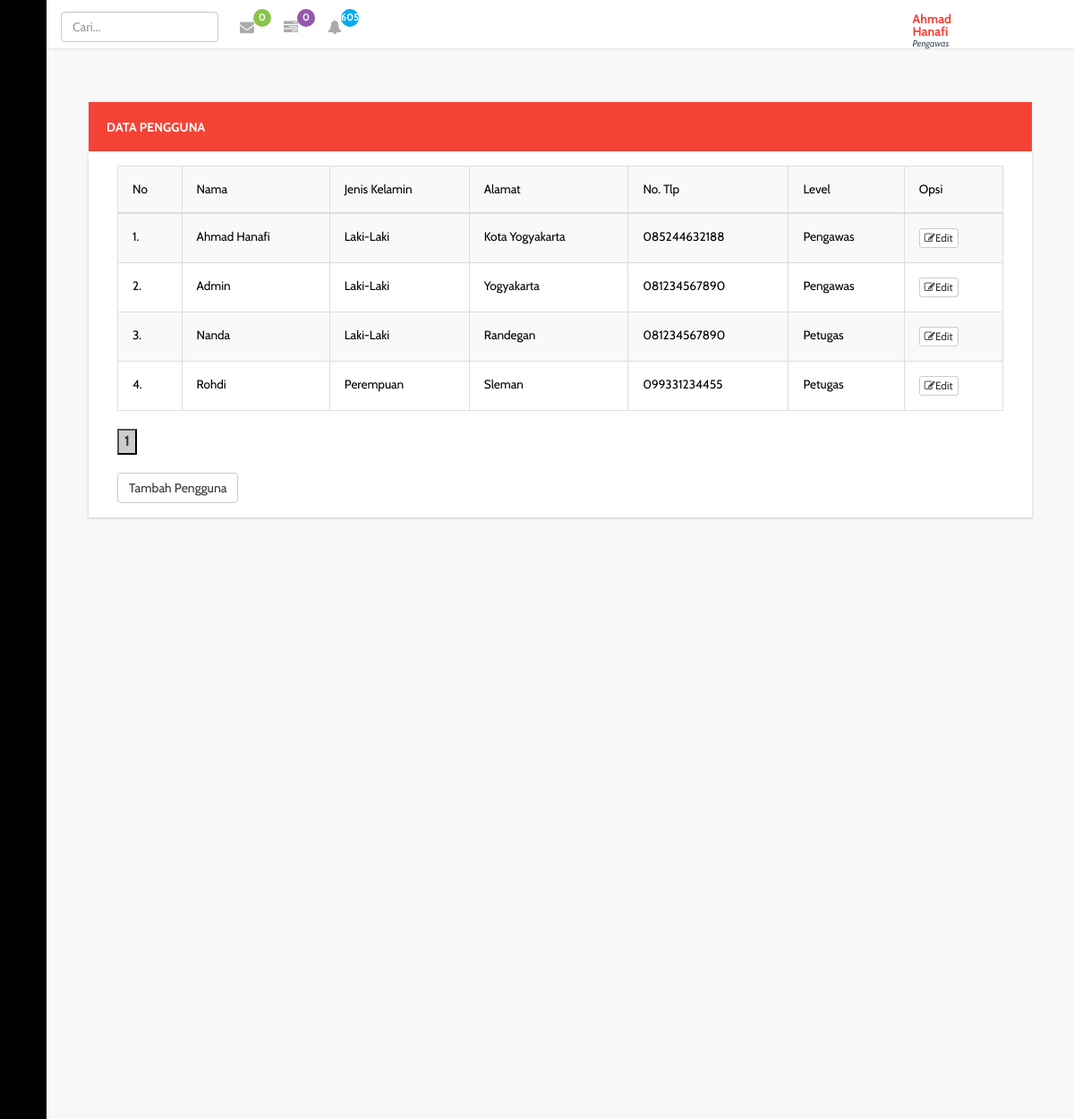
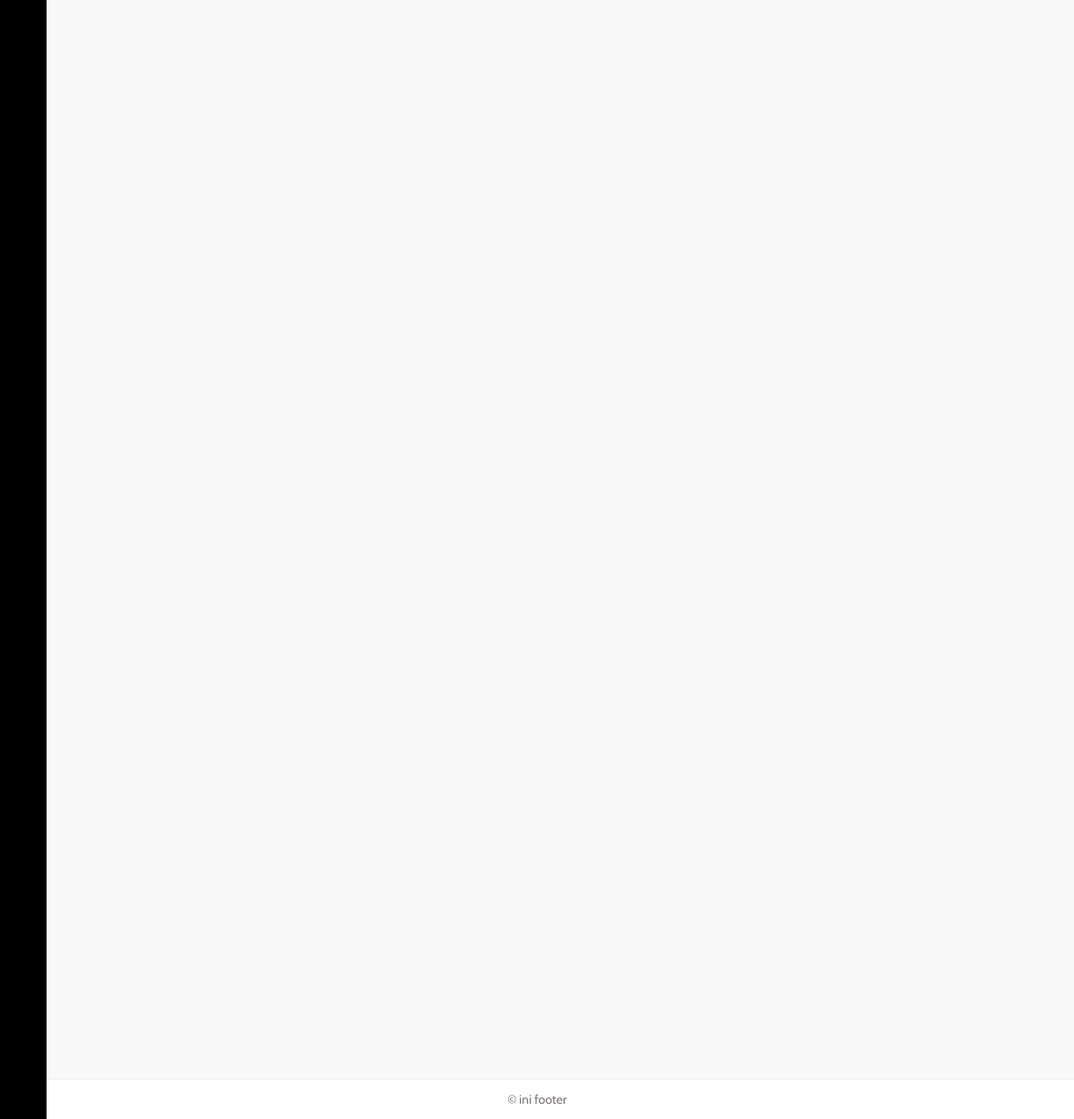
The page /supervi/index.php?page=dtmngusr (signed in) on the database its author committed (2 pictures, top to bottom).
### tables this page shows
CREATE TABLE `user` (
  `id_ptgs` varchar(20) NOT NULL,
  `nm_ptgs` varchar(20) NOT NULL,
  `jk` char(1) NOT NULL,
  `passwd` varchar(255) NOT NULL,
  `almt` varchar(255) NOT NULL,
  `no_tlp` varchar(13) NOT NULL,
  `lvl` int(11) NOT NULL
);

### models/m_dttrans.php (called while the page is built, shortened)
<?php
class TransMasuk {
	private $mysqli;
	function __construct($conn) {
		$this->mysqli = $conn;
	}
	public function tampilnot () {
		$db = $this->mysqli->conn;
		$sql = "SELECT transbrg_msk.transbrg_msk, transbrg_msk.hrg, transbrg_msk.jmlh, transbrg_msk.jmlhesc,  transbrg_msk.satuan, transbrg_msk.expr, tb_brg.kd_brg, tb_brg.nm_brg, trans_msk.nm_supp, trans_msk.almtsupp, trans_msk.tlpsup, datediff(current_date(), transbrg_msk.expr) as selisih FROM transbrg_msk INNER JOIN trans_msk on transbrg_msk.transmsk=trans_msk.transmsk JOIN tb_brg ON transbrg_msk.kd_brg=tb_brg.kd_brg WHERE datediff(current_date(), transbrg_msk.expr) >= -7 and datediff(current_date(), transbrg_msk.expr) <=7 and transbrg_msk.jmlhesc > 0";
		$query = $db->query($sql) or die ($db->error);
		return $query;
	}
}
?>

### models/m_trans.php (called while the page is built, shortened)
<?php
class Trans {
	private $mysqli;
	function __construct($conn) {
		$this->mysqli = $conn;
	}
	public function tampilnot ($id = null) {
		$db = $this->mysqli->conn;
		$sql = "SELECT `transmsk`,`nm_supp`,`almtsupp`,`tlpsup`,`tottrans`,`byr`,`tempo`,`tgltrans`, datediff(current_date(), tempo) as selisih FROM `trans_msk` WHERE byr='Piutang' AND tempo >= current_date()";
		$query = $db->query($sql) or die ($db->error);
		return $query;
	}
}
?>

### models/m_barang.php (called while the page is built, shortened)
<?php
class Barang {
	private $mysqli;
	function __construct($conn) {
		$this->mysqli = $conn;
	}
	public function tampilnotv2 ($istk) {
		$db = $this->mysqli->conn;
		$sql = "SELECT * FROM tb_brg";
		if ($istk != null) {
		$sql .= " WHERE stk <= $istk";
		}
		$query = $db->query($sql) or die ($db->error);
		return $query;
	}
}
?>

### models/m_user.php (called while the page is built, shortened)
<?php
class User {
	private $mysqli;
	function __construct($conn) {
		$this->mysqli = $conn;
	}
	public function tampil ($id = null) {
		$db = $this->mysqli->conn;
		$sql = "SELECT * FROM user";
		$query = $db->query($sql) or die ($db->error);
		return $query;
	}
	public function tampillimit ($posisi,$batas) {
		$db = $this->mysqli->conn;
		$sql = "SELECT * FROM user LIMIT $posisi, $batas";
		$query = $db->query($sql) or die ($db->error);
		return $query;
	}
}
?>

### views/dtmngusr.php (the view, shortened to what this page needs)
<?php
include "../models/m_user.php";
$Usr = new User($connection);
?>
<div class="graphs">
	<div class="col-lg-12">
		<div class="panel panel-warning" data-widget="{&quot;draggable&quot;: &quot;false&quot;}" data-widget-static="">
			<div class="panel-heading">
				<h2>Data Pengguna</h2>
			</div>
			<div class="panel-body no-padding" style="display: block;">
				<div class="table-responsive">
					<table class="table table-bordered table-hover table-striped">
						<tr>
							<td>No</td>
							<td>Nama</td>
							<td>Jenis Kelamin</td>
							<td>Alamat</td>
							<td>No. Tlp</td>
							<td>Level</td>
							<td>Opsi</td>
						</tr>
						<tbody id="carit">
						<?php
						$batas=10;
						$hal=@$_GET['hal'];
						if(empty($hal)){
							$posisi = 0;
							$hal = 1;
						} else {
							$posisi = ($hal - 1)* $batas;
						}
						$no = $posisi +1;
						$tampil = $Usr->tampillimit($posisi,$batas);
						while($data = $tampil->fetch_object()){
							?>
							<tr>
								<td><?php echo $no++."."; ?></td>
								<td><?php echo $data->nm_ptgs; ?></td>
								<td><?php
								if ($data->jk == "L") {
									echo 'Laki-Laki';
								}elseif ($data->jk=="P") {
									echo 'Perempuan';
								}
								 ?></td>
								<td><?php echo $data->almt; ?></td>
								<td><?php echo $data->no_tlp; ?></td>
								<td><?php
								if ($data->lvl == "1") {
									echo 'Pengawas';
								}elseif ($data->lvl=="0") {
									echo 'Petugas';
								}
								 ?></td>
								<td>
									<a id="edit_user" data-toggle="modal" data-target="#edit" data-idptgs="<?php echo $data->id_ptgs; ?>" data-nama="<?php echo $data->nm_ptgs; ?>" data-jk="<?php echo $data->jk; ?>" data-almt="<?php echo $data->almt; ?>" data-notlp="<?php echo $data->no_tlp; ?>" data-lvl="<?php echo $data->lvl; ?>">
										<button class="btn btn-default btn-xs"><i class="fa fa-edit"></i>Edit</button>
									</a>
								</td>
							</tr>
							<?php
						}
						?>
						</tbody>
					</table>
				</div>
				<div class="pagination">
					<?php
					$baris=$Usr->tampil();
					$jml=mysqli_num_rows($baris);
					$jml_hal = ceil($jml/$batas);
					for ($i=1; $i<=$jml_hal ; $i++){
						if($i != $hal){
							echo "<a href='?page=dtbarang&hal=$i'><button style='background-color:#fff; border:1px solid:#666; color:#666'>$i</button></a>";
						}else{
							echo "<button style='background-color:#ccc; border:1px solid:#000;'><b>$i</b></button></a>";
						}
					} ?>
				</div>
				<br />
				<button type="button" class="btn btn-default" data-toggle="modal" data-target="#tambah">Tambah Pengguna</button>
			</div>
		</div>
	</div>
</div>

### supervi/index.php (shortened to what this page needs)
<?php
require_once('../config/_koneksi.php');
include "../models/m_barang.php";
include "../models/m_dttrans.php";
include "../models/m_trans.php";
$connection = new Database ($host, $user, $pass, $database);
$brgs = new Barang($connection);
$Transins = new TransMasuk($connection);
$Mskcek = new Trans($connection);
?>
<!DOCTYPE HTML>
<html>
<head>
	<link href="../assets/css/bootstrap.min.css" rel='stylesheet' type='text/css' />
	<link href="../assets/css/style.css" rel='stylesheet' type='text/css' />
	<link href="../assets/css/font-awesome.css" rel="stylesheet">
	<link rel="stylesheet" href="../assets/css/icon-font.min.css" type='text/css' />
	<link href="../assets/css/animate.css" rel="stylesheet" type="text/css" media="all">
</head>
<body class="sticky-header left-side-collapsed" onload="initMap()">
	<section>
		<div class="left-side sticky-left-side">
			<div class="logo-icon text-center">
				<a href="?page=dashboard"><i class="lnr lnr-home"></i> </a>
			</div>
			<div class="left-side-inner">
				<ul class="nav nav-pills nav-stacked custom-nav">
					<li class="menu-list">
						<a href="#"><i class="lnr lnr-cart"></i>
							<span>Pemasukan</span></a>
						</li>
						<li class="menu-list">
							<a href="#"><i class="lnr lnr-upload"></i>
								<span>Pengeluaran</span></a>
							</li>
							<li class="menu-list"><a href="#"><i class="lnr lnr-book"></i> <span>Barang</span></a>
							</li>
						</ul>
					</div>
				</div>
				<div class="main-content main-content2 main-content2copy">
					<div class="header-section">
						<div class="menu-right">
							<div class="user-panel-top">
								<div class="profile_details_left">
									<ul class="nofitications-dropdown">
										<li class="login_box" id="loginContainer">
														<input class="form-control" placeholder="Cari..." type="text" id="cari">
										</li>
										<li class="dropdown">
											<a href="#" class="dropdown-toggle" data-toggle="dropdown" aria-expanded="false">
												<?php
												$pesans = $Transins->tampilnot();
												$cekin = mysqli_num_rows($pesans);
												?>
												<i class="fa fa-envelope"></i><span class="badge"><?php echo $cekin; ?></span></a>
											</li>
											<li class="dropdown">
												<a href="#" class="dropdown-toggle" data-toggle="dropdown" aria-expanded="false">
													<?php
													$tampilutng = $Mskcek->tampilnot();
													$cekutng = mysqli_num_rows($tampilutng);
													?>
													<i class="fa fa-tasks"></i><span class="badge blue1"><?php echo $cekutng; ?></span></a>
												</li>
												<li class="dropdown">
													<a href="#" class="dropdown-toggle" data-toggle="dropdown" aria-expanded="false">
														<?php
														$istk=10;
														$tampils = $brgs->tampilnotv2($istk);
														$cekbrgs = mysqli_num_rows($tampils);
														?>
														<i class="fa fa-bell"></i><span class="badge blue"><?php echo $cekbrgs; ?></span></a>
													</li>
												</ul>
											</div>
											<div class="profile_details">
												<ul>
													<li class="dropdown profile_details_drop">
														<a href="#" class="dropdown-toggle" data-toggle="dropdown" aria-expanded="false">
															<div class="profile_img">
																<span style="background:url(../assets/images/149071v2j.png) no-repeat center"> </span>
																<div class="user-name">
																	<?php
																	$u=$_SESSION['username'];
																	$db=mysqli_connect($host,$user,$pass,$database);
																	$sql = "SELECT * FROM user WHERE id_ptgs='$u'";
																	$result=mysqli_query($db,$sql);
																	$row = mysqli_fetch_array($result,MYSQLI_ASSOC);
																	?>
																	<p><?php echo $row['nm_ptgs']?><span>Pengawas</span></p>
																</div>
																<i class="lnr lnr-chevron-down"></i>
																<div class="clearfix"></div>
															</div>
														</a>
													</li>
													<div class="clearfix"> </div>
												</ul>
											</div>
					<div class="clearfix"></div>
				</div>
			</div>
		</div>
		<div id="page-wrapper" style="height: 2450px">
			<?php
			if(@$_GET['page']=='dashboard' || @$_GET['page']==''){
				include "../views/dashboard.php";
			}else if(@$_GET['page']=='dtbarang'){
				include "../views/dtbarang.php";
			}else if(@$_GET['page']=='barang'){
				include "../views/barang.php";
			}else if(@$_GET['page']=='profile'){
				include "../views/profile.php";
			}else if(@$_GET['page']=='trbrgmsk'){
				include "../views/trbrgmsk.php";
			}else if(@$_GET['page']=='dttransmsk'){
				include "../views/dttransmsk.php";
			}else if(@$_GET['page']=='dttransklr'){
				include "../views/dttransklr.php";
			}else if(@$_GET['page']=='dtilpnglran'){
				include "../views/dtilpnglran.php";
			}else if(@$_GET['page']=='dtbrgexpr'){
				include "../views/dtbrgexpr.php";
			}else if(@$_GET['page']=='transklran'){
				include "../views/transklran.php";
			}else if(@$_GET['page']=='transmskan'){
				include "../views/transmskan.php";
			}else if(@$_GET['page']=='dtputng'){
				include "../views/dtputng.php";
			}else if(@$_GET['page']=='dtmngusr'){
				include "../views/dtmngusr.php";
			}else if(@$_GET['page']=='dtbarangstk'){
				include "../views/dtbarangstk.php";
			}
			?>
		</div>
	</div>
	<footer>
		<p>&copy ini footer</p>
	</footer>
</section>
</body>
</html>

### rows shown on the page
user: nm_ptgs "Ahmad Hanafi", jk "Laki-Laki", almt "Kota Yogyakarta", no_tlp "085244632188", lvl "Pengawas"
user: nm_ptgs "Admin", jk "Laki-Laki", almt "Yogyakarta", no_tlp "081234567890", lvl "Pengawas"
user: nm_ptgs "Nanda", jk "Laki-Laki", almt "Randegan", no_tlp "081234567890", lvl "Petugas"
user: nm_ptgs "Rohdi", jk "Perempuan", almt "Sleman", no_tlp "099331234455", lvl "Petugas"

### other values the page prints
$cekin "0"
$cekutng "0"
$cekbrgs "605"
